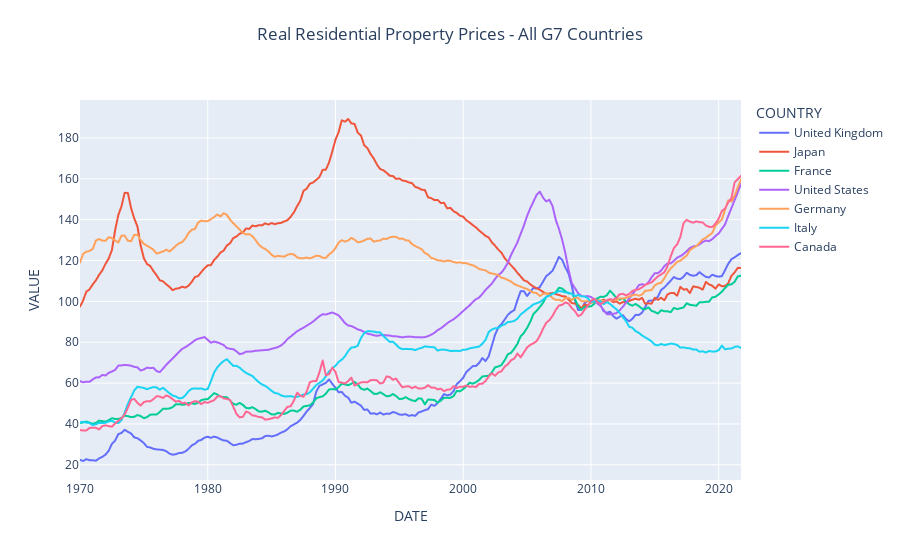

Write notebook code for a chart like this one.
### Code cell
fig = px.line(df_g7_melt, x="DATE", y="VALUE", color='COUNTRY', title='Real Residential Property Prices - All G7 Countries')
fig.update_layout(title=dict(x=0.5,y=0.95))
fig.show()

### Figure 1 — Plotly figure (JSON) as saved in the notebook; plotly's stock layout.template omitted (floating-point values rounded to 4 significant figures; data arrays with more than 128 entries replaced by an {"elided": "..."} marker saying what was removed)
{"data": [{"hovertemplate": "COUNTRY=United Kingdom<br>DATE=%{x}<br>VALUE=%{y}<extra></extra>", "legendgroup": "United Kingdom", "line": {"color": "#636efa", "dash": "solid"}, "marker": {"symbol": "circle"}, "mode": "lines", "name": "United Kingdom", "showlegend": true, "type": "scattergl", "x": {"elided": "208 str values"}, "xaxis": "x", "y": {"elided": "208 float values"}, "yaxis": "y"}, {"hovertemplate": "COUNTRY=Japan<br>DATE=%{x}<br>VALUE=%{y}<extra></extra>", "legendgroup": "Japan", "line": {"color": "#EF553B", "dash": "solid"}, "marker": {"symbol": "circle"}, "mode": "lines", "name": "Japan", "showlegend": true, "type": "scattergl", "x": {"elided": "208 str values"}, "xaxis": "x", "y": {"elided": "208 float values"}, "yaxis": "y"}, {"hovertemplate": "COUNTRY=France<br>DATE=%{x}<br>VALUE=%{y}<extra></extra>", "legendgroup": "France", "line": {"color": "#00cc96", "dash": "solid"}, "marker": {"symbol": "circle"}, "mode": "lines", "name": "France", "showlegend": true, "type": "scattergl", "x": {"elided": "208 str values"}, "xaxis": "x", "y": {"elided": "208 float values"}, "yaxis": "y"}, {"hovertemplate": "COUNTRY=United States<br>DATE=%{x}<br>VALUE=%{y}<extra></extra>", "legendgroup": "United States", "line": {"color": "#ab63fa", "dash": "solid"}, "marker": {"symbol": "circle"}, "mode": "lines", "name": "United States", "showlegend": true, "type": "scattergl", "x": {"elided": "208 str values"}, "xaxis": "x", "y": {"elided": "208 float values"}, "yaxis": "y"}, {"hovertemplate": "COUNTRY=Germany<br>DATE=%{x}<br>VALUE=%{y}<extra></extra>", "legendgroup": "Germany", "line": {"color": "#FFA15A", "dash": "solid"}, "marker": {"symbol": "circle"}, "mode": "lines", "name": "Germany", "showlegend": true, "type": "scattergl", "x": {"elided": "208 str values"}, "xaxis": "x", "y": {"elided": "208 float values"}, "yaxis": "y"}, {"hovertemplate": "COUNTRY=Italy<br>DATE=%{x}<br>VALUE=%{y}<extra></extra>", "legendgroup": "Italy", "line": {"color": "#19d3f3", "dash": "solid"}, "marker": {"symbol": "circle"}, "mode": "lines", "name": "Italy", "showlegend": true, "type": "scattergl", "x": {"elided": "208 str values"}, "xaxis": "x", "y": {"elided": "208 float values"}, "yaxis": "y"}, {"hovertemplate": "COUNTRY=Canada<br>DATE=%{x}<br>VALUE=%{y}<extra></extra>", "legendgroup": "Canada", "line": {"color": "#FF6692", "dash": "solid"}, "marker": {"symbol": "circle"}, "mode": "lines", "name": "Canada", "showlegend": true, "type": "scattergl", "x": {"elided": "208 str values"}, "xaxis": "x", "y": {"elided": "208 float values"}, "yaxis": "y"}], "layout": {"legend": {"title": {"text": "COUNTRY"}, "tracegroupgap": 0}, "title": {"text": "Real Residential Property Prices - All G7 Countries", "x": 0.5, "y": 0.95}, "xaxis": {"anchor": "y", "domain": [0, 1], "title": {"text": "DATE"}}, "yaxis": {"anchor": "x", "domain": [0, 1], "title": {"text": "VALUE"}}}}
